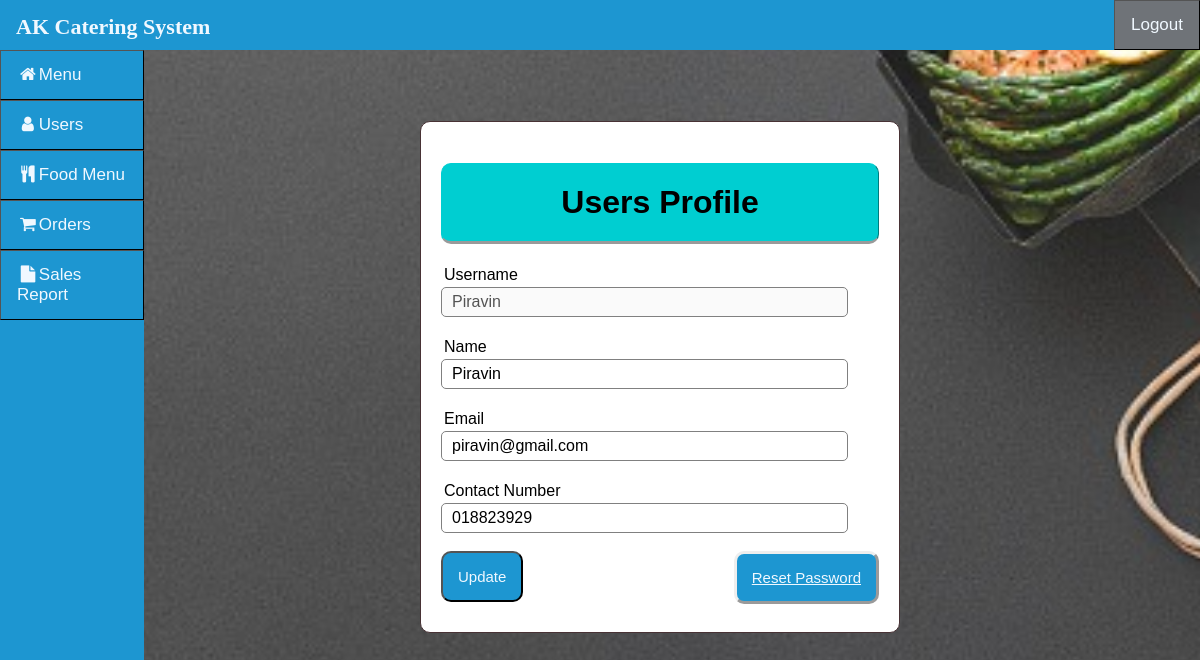
Page /Admin/UsersEdit.php?id=Piravin (signed in) on the earlier database version.
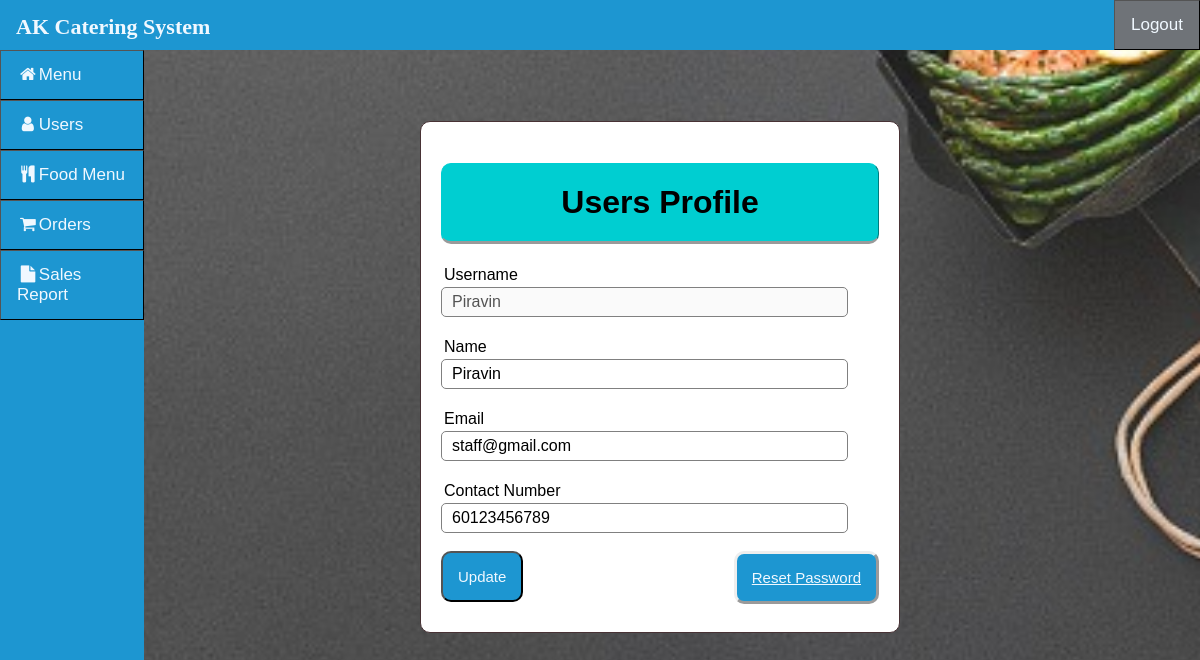
Same page on the later database version.
### tables this page shows
CREATE TABLE `users` (
  `username` varchar(50) NOT NULL,
  `password` varchar(255) NOT NULL,
  `name` varchar(255) NOT NULL,
  `email` varchar(255) NOT NULL,
  `Hp` varchar(99) NOT NULL,
  `type_user` varchar(255) NOT NULL
);

### Admin/UsersEdit.php (the view, shortened to what this page needs)
<?php
if(isset ($_SESSION["username"]))
{
	include "Header.php";
?>
<!DOCTYPE html>
<html>
<head>
	<link rel="stylesheet" type="text/css" href="../CSS/topNav.css">
</head>
<body>
<?php
	$name = $_GET["id"];
	$queryGet = "select * from users where username='".$name."'";
	$resultGet = mysqli_query($link,$queryGet);
	if(!$resultGet)
	{
		die ("Invalid Query - get Register List: ". mysqli_error($link));
	}
	else
	{?>
	<div class="wrapper">
		<div class="middle">
			<div class="contentnew">
			<form class = "content" style="position:absolute;width: 40%;" action="Update.php" name="EditForm" method="POST">
				<h1 class="header">Users Profile</h1>
				<?php	while($baris= mysqli_fetch_array($resultGet, MYSQLI_BOTH))	{?>
					<div class="input-group">
						<label>Username</label>
						<input type="text" name="username" value="<?php echo $baris['username']; ?>" disabled><br><br>
						<label>Name</label>
						<input type="text" name="name" value="<?php echo $baris['name']; ?>"><br><br>
						<label>Email</label>
						<input type="email" name="email" value="<?php echo $baris['email'] ?>"><br><br>
						<label>Contact Number</label>
						<input type="text" name="Hp" value="<?php echo $baris['Hp']; ?>"><br><br>
						<button style="position: relative;" type="submit" class="btn" name="staffAdm">Update</button>
						<a style="position: relative;float:right;" href="UsersReset.php?id=<?php echo $baris['username'];?>" class="btn"> Reset Password</a>
					</div> <?php	}?>
			</form>
			</div>
		</div>
	</div>
	<?php
		}
}
else {
	echo "No session exists or session has expired. Please log in again ";
	echo "Page will be redirect in 5 seconds";
	header('Location: ../Auth/Login.php');
}?>
</body>
</html>

Differences in the rows shown:
changed users "Piravin": email "piravin@gmail.com" → "staff@gmail.com"; Hp "018823929" → "60123456789"
